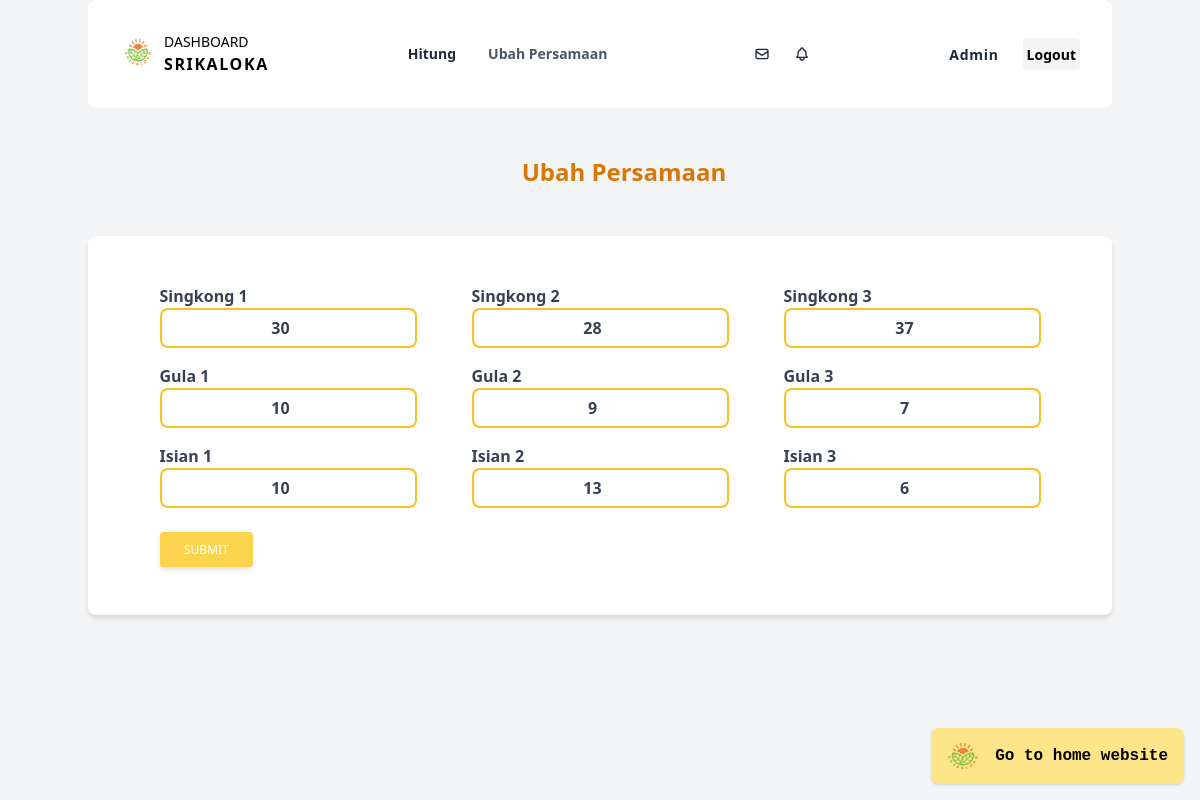
Screenshot of /edithitung.php?id_barang=1 with the database file from the repository.
### tables this page shows
CREATE TABLE `hitung` (
  `id_barang` int(12) NOT NULL,
  `singkong1` int(12) NOT NULL,
  `singkong2` int(12) NOT NULL,
  `singkong3` int(12) NOT NULL,
  `gula1` int(12) NOT NULL,
  `gula2` int(12) NOT NULL,
  `gula3` int(12) NOT NULL,
  `isian1` int(12) NOT NULL,
  `isian2` int(12) NOT NULL,
  `isian3` int(12) NOT NULL
);

### edithitung.php (the view, shortened to what this page needs)
<!DOCTYPE html>
<html lang="en">
<head>
    <link href="https://unpkg.com/tailwindcss@^2/dist/tailwind.min.css" rel="stylesheet">
</head>
<body class="relative antialiased bg-gray-100">
    <div class="fixed bottom-4 right-4 xl:right-20">
        <a href="tail.php" target="_blank" class="transform duration-500 ease-in-out animate-bounce bg-yellow-200 px-4 py-3 font-mono font-semibold rounded-lg shadow hover:shadow-xl flex justify-between items-center gap-4">
            <img class="w-8 h-8 rounded" src="src/img/logo-nobg.png" alt="Logo Srikaloka">
            Go to home website
        </a>
    </div>
    <nav class="p-4 md:py-8 xl:px-0 md:container md:mx-w-6xl md:mx-auto bg-white rounded-lg">
        <div class="hidden lg:flex lg:justify-between lg:items-center">
            <a href="admhome.php" class="flex items-start gap-2 group ml-4">
                <div class="bg-grey-100 text-white p-1 rounded-md group-hover:bg-yellow-300">
                    <img src="src/img/logo-nobg.png" alt="logo Srikaloka" class="w-7 h-8">
                </div>
                <p class="text-sm font-light uppercase">
                    Dashboard
                    <span class="text-base block font-bold tracking-widest">
                        Srikaloka
                    </span>
                </p>
            </a>
            <ul class="flex items-center space-x-4 text-sm font-semibold">
                <li><a href="admhitung.php" class="px-2 xl:px-4 py-2 text-gray-800 rounded-md hover:bg-gray-200">Hitung</a></li>
                <li><a href="admubah.php" class="px-2 xl:px-4 py-2 text-gray-600 rounded-md hover:bg-gray-200">Ubah Persamaan</a></li>
            </ul>
            <ul class="flex space-x-2 xl:space-x-4 text-sm font-semibold">
                <li>
                    <a href="#">
                        <div class="p-2 rounded hover:bg-gray-200">
                        </div>
                    </a>
                </li>
                <li>
                    <a href="#">
                        <div class="p-2 rounded hover:bg-gray-200">
                        </div>
                    </a>
                </li>
            </ul>
            <ul class="flex items-center gap-6">
                <li>
                    <a href="#" class="text-sm font-sans text-gray-800 font-semibold tracking-wider">
                        Admin
                    </a>
                </li>
                <li>
                    <a href="#">
                        <div class="p-1 rounded bg-gray-100 mr-4 hover:bg-gray-200">
                            <a href="adlogin.php" class="font-sans text-sm font-semibold">Logout</a>
                        </div>
                    </a>
                </li>
            </ul>
        </div>
    </nav>
    <h2 class="animate-pulse mt-12 ml-12 text-2xl font-bold text-center text-yellow-600 mb-12">
        Ubah Persamaan
    </h2>
    <?php
	include "db.php";
	$id_barang= $_GET['id_barang'];
	$sql="SELECT * FROM hitung WHERE id_barang=$id_barang";
	$hasil=mysqli_query($con,$sql);
	$data = mysqli_fetch_assoc($hasil);
	?>
    <section class="mt-12 mb-12 lg:mb-0 md:container md:mx-auto block rounded-lg shadow-md bg-white px-6 py-12 md:px-12">
        <form action="prosedit.php" method="POST">
            <div class="grid grid-rows-3 grid-flow-col gap-2 justify-items-center">
                <div class="mb-2 w-auto">
                <label for="exampleNumber0" class="form-label text-center inline-block base font-semibold -mb-4 text-gray-700">Singkong 1</label>
                <input type="number" name="singkong1" class="form-control block px-1 py-1.5 text-base text-center font-semibold text-gray-700 bg-white bg-clip-padding border-yellow-400 border-2 rounded-lg transition ease-in-out m-0" value="<?php echo $data['singkong1']; ?>"/>
                </div>
                <div class="mb-2 w-auto">
                <label for="exampleNumber0" class="form-label text-center inline-block base font-semibold -mb-4 text-gray-700">Gula 1</label>
                    <input type="number" name="gula1" class="form-control block px-1 py-1.5 text-base text-center font-semibold text-gray-700 bg-white bg-clip-padding border-yellow-400 border-2 rounded-lg transition ease-in-out m-0" value="<?php echo $data['gula1']; ?>"/>
                </div>
                <div class="mb-2 w-auto">
                <label for="exampleNumber0" class="form-label text-center inline-block base font-semibold -mb-4 text-gray-700">Isian 1</label>
                    <input type="number" name="isian1" class="form-control block px-1 py-1.5 text-base text-center font-semibold text-gray-700 bg-white bg-clip-padding border-yellow-400 border-2 rounded-lg transition ease-in-out m-0" value="<?php echo $data['isian1']; ?>"/>
                </div>
                <div class="mb-2 w-auto">
                <label for="exampleNumber0" class="form-label text-center inline-block base font-semibold -mb-4 text-gray-700">Singkong 2</label>
                <input type="number" name="singkong2" class="form-control block px-1 py-1.5 text-base text-center font-semibold text-gray-700 bg-white bg-clip-padding border-yellow-400 border-2 rounded-lg transition ease-in-out m-0" value="<?php echo $data['singkong2']; ?>"/>
                </div>
                <div class="mb-2 w-auto">
                <label for="exampleNumber0" class="form-label text-center inline-block base font-semibold -mb-4 text-gray-700">Gula 2</label>
                    <input type="number" name="gula2" class="form-control block px-1 py-1.5 text-base text-center font-semibold text-gray-700 bg-white bg-clip-padding border-yellow-400 border-2 rounded-lg transition ease-in-out m-0" value="<?php echo $data['gula2']; ?>"/>
                </div>
                <div class="mb-2 w-auto">
                <label for="exampleNumber0" class="form-label text-center inline-block base font-semibold -mb-4 text-gray-700">Isian 2</label>
                    <input type="number" name="isian2" class="form-control block px-1 py-1.5 text-base text-center font-semibold text-gray-700 bg-white bg-clip-padding border-yellow-400 border-2 rounded-lg transition ease-in-out m-0" value="<?php echo $data['isian2']; ?>"/>
                </div>
                <div class="mb-2 w-auto">
                <label for="exampleNumber0" class="form-label text-center inline-block base font-semibold -mb-4 text-gray-700">Singkong 3</label>
                <input type="number" name="singkong3" class="form-control block px-1 py-1.5 text-base text-center font-semibold text-gray-700 bg-white bg-clip-padding border-yellow-400 border-2 rounded-lg transition ease-in-out m-0" value="<?php echo $data['singkong3']; ?>"/>
                </div>
                <div class="mb-2 w-auto">
                <label for="exampleNumber0" class="form-label text-center inline-block base font-semibold -mb-4 text-gray-700">Gula 3</label>
                    <input type="number" name="gula3" class="form-control block px-1 py-1.5 text-base text-center font-semibold text-gray-700 bg-white bg-clip-padding border-yellow-400 border-2 rounded-lg transition ease-in-out m-0" value="<?php echo $data['gula3']; ?>"/>
                </div>
                <div class="mb-2 w-auto">
                <label for="exampleNumber0" class="form-label text-center inline-block base font-semibold -mb-4 text-gray-700">Isian 3</label>
                    <input type="number" name="isian3" class="form-control block px-1 py-1.5 text-base text-center font-semibold text-gray-700 bg-white bg-clip-padding border-yellow-400 border-2 rounded-lg transition ease-in-out m-0" value="<?php echo $data['isian3']; ?>"/>
                </div>
            </div>
            <button type="submit" name="submit" class="mt-4 ml-6 inline-block px-6 py-2.5 bg-yellow-300 text-white font-medium text-xs leading-tight uppercase rounded shadow-md hover:bg-yellow-400 hover:shadow-lg focus:bg-yellow-500 focus:shadow-lg focus:outline-none focus:ring-0 active:bg-orange-500 active:shadow-lg transition duration-150 ease-in-out">Submit</button>
        </form>
    </section>
</body>
</html>

### rows the page displays
hitung: singkong1 "30", gula1 "10", isian1 "10", singkong2 "28", gula2 "9", isian2 "13", singkong3 "37", gula3 "7", isian3 "6"
